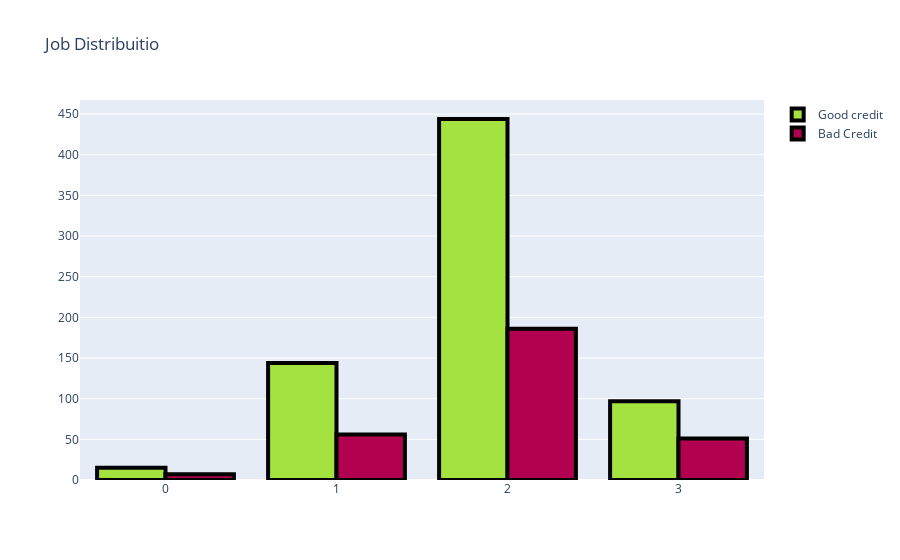

Source (notebook cell):
### Code cell
#First plot
trace0 = go.Bar(
                x = df_sm[df_sm["Risk"]== 'good']["Job"].value_counts().index.values,
                y = df_sm[df_sm["Risk"]== 'good']["Job"].value_counts().values,
                name='Good credit',
                marker=dict(
                color='#a4e23f'
                    )
                )

#Second plot
trace1 = go.Bar(
                x = df_sm[df_sm["Risk"]== 'bad']["Job"].value_counts().index.values,
                y = df_sm[df_sm["Risk"]== 'bad']["Job"].value_counts().values,
                name="Bad Credit",
                marker=dict(
                color='#b2014e'
                    )
                )

data = [trace0, trace1]

layout = go.Layout(title='Job Distribuitio')


fig = go.Figure(data=data, layout=layout)
fig.data[0].marker.line.width = 4
fig.data[0].marker.line.color = "black"
fig.data[1].marker.line.width = 4
fig.data[1].marker.line.color = "black"

py.iplot(fig, filename='Job-Grouped')
plt.show()

### Figure 1 — Plotly figure (JSON) as saved in the notebook; plotly's stock layout.template omitted (floating-point values rounded to 4 significant figures)
{"data": [{"marker": {"color": "#a4e23f", "line": {"color": "black", "width": 4}}, "name": "Good credit", "x": [2, 1, 3, 0], "y": [444, 144, 97, 15], "type": "bar"}, {"marker": {"color": "#b2014e", "line": {"color": "black", "width": 4}}, "name": "Bad Credit", "x": [2, 1, 3, 0], "y": [186, 56, 51, 7], "type": "bar"}], "layout": {"title": {"text": "Job Distribuitio"}}}
